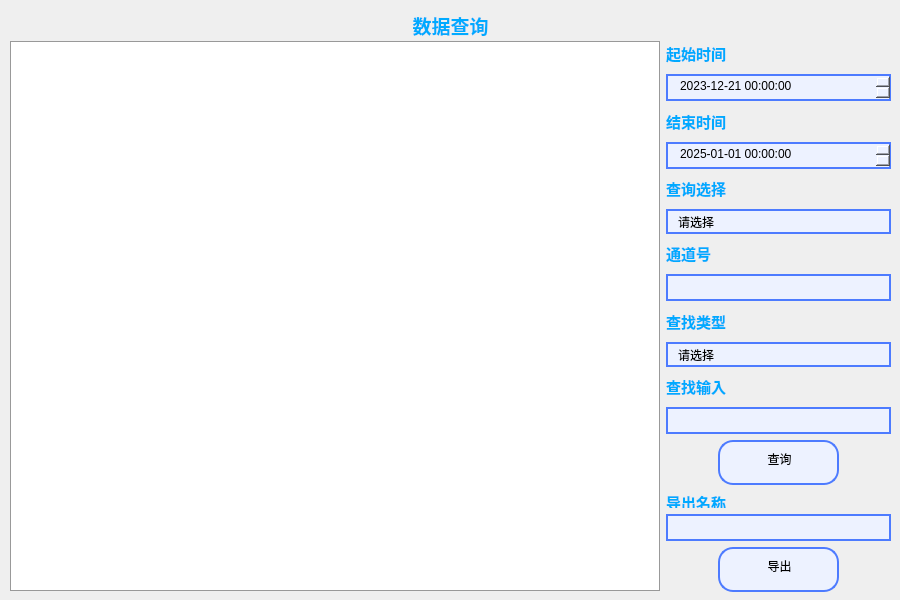
<?xml version="1.0" encoding="UTF-8"?>
<ui version="4.0">
 <class>query</class>
 <widget class="QWidget" name="query">
  <property name="geometry">
   <rect>
    <x>0</x>
    <y>0</y>
    <width>900</width>
    <height>600</height>
   </rect>
  </property>
  <property name="minimumSize">
   <size>
    <width>900</width>
    <height>600</height>
   </size>
  </property>
  <property name="maximumSize">
   <size>
    <width>900</width>
    <height>600</height>
   </size>
  </property>
  <property name="windowTitle">
   <string>数据查询</string>
  </property>
  <widget class="QLabel" name="Tietlel">
   <property name="geometry">
    <rect>
     <x>360</x>
     <y>10</y>
     <width>181</width>
     <height>31</height>
    </rect>
   </property>
   <property name="minimumSize">
    <size>
     <width>181</width>
     <height>31</height>
    </size>
   </property>
   <property name="maximumSize">
    <size>
     <width>181</width>
     <height>31</height>
    </size>
   </property>
   <property name="text">
    <string>&lt;html&gt;&lt;head/&gt;&lt;body&gt;&lt;p align=&quot;center&quot;&gt;&lt;span style=&quot; font-size:14pt; font-weight:700; color:#00aaff;&quot;&gt;数据查询&lt;/span&gt;&lt;/p&gt;&lt;/body&gt;&lt;/html&gt;</string>
   </property>
  </widget>
  <widget class="QWidget" name="gridLayoutWidget">
   <property name="geometry">
    <rect>
     <x>10</x>
     <y>40</y>
     <width>881</width>
     <height>552</height>
    </rect>
   </property>
   <layout class="QGridLayout" name="gridLayout">
    <item row="6" column="1">
     <widget class="QLabel" name="label">
      <property name="text">
       <string>&lt;html&gt;&lt;head/&gt;&lt;body&gt;&lt;p&gt;&lt;span style=&quot; font-size:11pt; font-weight:700; color:#00aaff;&quot;&gt;通道号&lt;/span&gt;&lt;/p&gt;&lt;/body&gt;&lt;/html&gt;</string>
      </property>
     </widget>
    </item>
    <item row="13" column="1">
     <widget class="QLabel" name="label_5">
      <property name="minimumSize">
       <size>
        <width>175</width>
        <height>17</height>
       </size>
      </property>
      <property name="maximumSize">
       <size>
        <width>175</width>
        <height>17</height>
       </size>
      </property>
      <property name="text">
       <string>&lt;html&gt;&lt;head/&gt;&lt;body&gt;&lt;p&gt;&lt;span style=&quot; font-size:11pt; font-weight:700; color:#00aaff;&quot;&gt;导出名称&lt;/span&gt;&lt;/p&gt;&lt;/body&gt;&lt;/html&gt;</string>
      </property>
     </widget>
    </item>
    <item row="10" column="1">
     <widget class="QLabel" name="change_label">
      <property name="text">
       <string>&lt;html&gt;&lt;head/&gt;&lt;body&gt;&lt;p&gt;&lt;span style=&quot; font-size:11pt; font-weight:700; color:#00aaff;&quot;&gt;查找输入&lt;/span&gt;&lt;/p&gt;&lt;/body&gt;&lt;/html&gt;</string>
      </property>
     </widget>
    </item>
    <item row="4" column="1">
     <widget class="QLabel" name="label_3">
      <property name="text">
       <string>&lt;html&gt;&lt;head/&gt;&lt;body&gt;&lt;p&gt;&lt;span style=&quot; font-size:11pt; font-weight:700; color:#00aaff;&quot;&gt;查询选择&lt;/span&gt;&lt;/p&gt;&lt;/body&gt;&lt;/html&gt;</string>
      </property>
     </widget>
    </item>
    <item row="9" column="1">
     <widget class="QComboBox" name="comboBox_2">
      <property name="minimumSize">
       <size>
        <width>115</width>
        <height>25</height>
       </size>
      </property>
      <property name="styleSheet">
       <string notr="true">QComboBox {
    border: 2px solid #f3f3f3;/*设置线宽*/
	background-color: rgb(237, 242, 255);/*背景颜色*/
    border-radius: 15px;/*圆角*/
    padding: 1px 2px 1px 2px;  /*针对于组合框中的文本内容*/
	text-align:bottom;
    min-width: 9em;   /*# 组合框的最小宽度*/
    /*min-height: 5em;*/

	border-style:solid;/*边框为实线型*/
	border-width:2px;/*边框宽度*/
	border-color:rgb(77, 123, 255);/*边框颜色*/

	padding-left: 10px;/*左侧边距*/
}
/*QCombobox右侧按钮*/
QComboBox::drop-down {
    subcontrol-origin: padding;
    subcontrol-position: top right;/*放于右方顶部*/
    width: 50px;/*设置按钮范围宽度*/
 	/*border-radius: 15px;
    border-left-width: 1px;
    border-left-color: darkgray;
    border-left-style: solid;*/

    border-top-right-radius: 3px;/*设置边框圆角*/
    border-bottom-right-radius: 3px;
/*padding-right: 50px;*/
}
/*QCombobox右侧按钮的箭头图标*/
QComboBox::down-arrow {
	border-image: url(:/image/down_list.png);/*自定义图片填充*/
	width: 10px;/*设置该图标的宽高*/
	height: 10px;
}


/* 下拉后，整个下拉窗体样式 */
QComboBox QAbstractItemView {
    border: 2px solid #f3f3f3;/*边框宽度、线形、颜色*/
	background-color: rgba(237, 242, 255, 1);/*背景颜色*/
    border-radius: 15px;/*圆角*/
    padding: 1px 2px 1px 2px;  /*针对于组合框中的文本内容*/
    min-width: 9em;   /*# 组合框的最小宽度*/
}

/* 下拉后，整个下拉窗体每项的样式 */
QComboBox QAbstractItemView::item {
	border-radius: 15px;/*圆角*/
    height: 30px;   /* 项的高度（设置pComboBox-&gt;setView(new QListView());后，该项才起作用） */
	background-color: rgb(237, 242, 255);

}

/*以下部分不知为何不生效，有待调试*/
/* 下拉后，整个下拉窗体越过每项的样式 */
QComboBox QAbstractItemView::item:hover {
    color: #FFFFF0;
       /* 整个下拉窗体越过每项的背景色 */
	background-color: rgb(98, 0, 255);
}

/* 下拉后，整个下拉窗体被选择的每项的样式 */
QComboBox QAbstractItemView::item:selected {
    color: #FFFFF0;
	background-color: rgb(0, 85, 200);
}</string>
      </property>
      <item>
       <property name="text">
        <string>请选择</string>
       </property>
      </item>
      <item>
       <property name="text">
        <string>按照传感器类型查询</string>
       </property>
      </item>
      <item>
       <property name="text">
        <string>按照 ID 查询</string>
       </property>
      </item>
     </widget>
    </item>
    <item row="11" column="1">
     <widget class="QLineEdit" name="InputEdit">
      <property name="minimumSize">
       <size>
        <width>121</width>
        <height>25</height>
       </size>
      </property>
      <property name="styleSheet">
       <string notr="true">QLineEdit {
    border: 2px solid #f3f3f3;/*设置线宽*/
	background-color: rgb(237, 242, 255);/*背景颜色*/
    border-radius: 15px;/*圆角*/
    padding: 2px 8px 5px 2px;  /*针对于组合框中的文本内容*/
	text-align:bottom;
    min-width: 9em;   /*# 组合框的最小宽度*/
    /*min-height: 5em;*/

	border-style:solid;/*边框为实线型*/
	border-width:2px;/*边框宽度*/
	border-color:rgb(77, 123, 255);/*边框颜色*/

	padding-left: 10px;/*左侧边距*/
}</string>
      </property>
     </widget>
    </item>
    <item row="1" column="1">
     <widget class="QDateTimeEdit" name="BeginTimeEdit">
      <property name="minimumSize">
       <size>
        <width>121</width>
        <height>25</height>
       </size>
      </property>
      <property name="styleSheet">
       <string notr="true">QDateTimeEdit {
    border: 2px solid #f3f3f3;/*设置线宽*/
	background-color: rgb(237, 242, 255);/*背景颜色*/
    border-radius: 15px;/*圆角*/
    padding: 2px 8px 5px 2px;  /*针对于组合框中的文本内容*/
	text-align:bottom;
    min-width: 9em;   /*# 组合框的最小宽度*/
    /*min-height: 5em;*/

	border-style:solid;/*边框为实线型*/
	border-width:2px;/*边框宽度*/
	border-color:rgb(77, 123, 255);/*边框颜色*/

	padding-left: 10px;/*左侧边距*/
}</string>
      </property>
      <property name="dateTime">
       <datetime>
        <hour>0</hour>
        <minute>0</minute>
        <second>0</second>
        <year>2023</year>
        <month>12</month>
        <day>21</day>
       </datetime>
      </property>
      <property name="date">
       <date>
        <year>2023</year>
        <month>12</month>
        <day>21</day>
       </date>
      </property>
      <property name="displayFormat">
       <string>yyyy-MM-dd HH:mm:ss</string>
      </property>
     </widget>
    </item>
    <item row="14" column="1">
     <widget class="QLineEdit" name="SaveNamelineEdit">
      <property name="minimumSize">
       <size>
        <width>121</width>
        <height>25</height>
       </size>
      </property>
      <property name="styleSheet">
       <string notr="true">QLineEdit {
    border: 2px solid #f3f3f3;/*设置线宽*/
	background-color: rgb(237, 242, 255);/*背景颜色*/
    border-radius: 15px;/*圆角*/
    padding: 2px 8px 5px 2px;  /*针对于组合框中的文本内容*/
	text-align:bottom;
    min-width: 9em;   /*# 组合框的最小宽度*/
    /*min-height: 5em;*/

	border-style:solid;/*边框为实线型*/
	border-width:2px;/*边框宽度*/
	border-color:rgb(77, 123, 255);/*边框颜色*/

	padding-left: 10px;/*左侧边距*/
}</string>
      </property>
     </widget>
    </item>
    <item row="7" column="1">
     <widget class="QLineEdit" name="TD_lineEdit">
      <property name="minimumSize">
       <size>
        <width>121</width>
        <height>25</height>
       </size>
      </property>
      <property name="styleSheet">
       <string notr="true">QLineEdit {
    border: 2px solid #f3f3f3;/*设置线宽*/
	background-color: rgb(237, 242, 255);/*背景颜色*/
    border-radius: 15px;/*圆角*/
    padding: 2px 8px 5px 2px;  /*针对于组合框中的文本内容*/
	text-align:bottom;
    min-width: 9em;   /*# 组合框的最小宽度*/
    /*min-height: 5em;*/

	border-style:solid;/*边框为实线型*/
	border-width:2px;/*边框宽度*/
	border-color:rgb(77, 123, 255);/*边框颜色*/

	padding-left: 10px;/*左侧边距*/
}</string>
      </property>
      <property name="text">
       <string/>
      </property>
     </widget>
    </item>
    <item row="12" column="1" alignment="Qt::AlignmentFlag::AlignHCenter">
     <widget class="QPushButton" name="QueryButton">
      <property name="minimumSize">
       <size>
        <width>121</width>
        <height>45</height>
       </size>
      </property>
      <property name="maximumSize">
       <size>
        <width>131</width>
        <height>45</height>
       </size>
      </property>
      <property name="styleSheet">
       <string notr="true">QPushButton {
    border: 2px solid #f3f3f3;/*设置线宽*/
	background-color: rgb(237, 242, 255);/*背景颜色*/
    border-radius: 15px;/*圆角*/
    padding: 2px 8px 15px 2px;  /*针对于组合框中的文本内容*/
	text-align:bottom;
    min-width: 9em;   /*# 组合框的最小宽度*/
    /*min-height: 5em;*/

	border-style:solid;/*边框为实线型*/
	border-width:2px;/*边框宽度*/
	border-color:rgb(77, 123, 255);/*边框颜色*/

	padding-left: 10px;/*左侧边距*/
}

QPushButton:hover
{
		color:#f3f3f3;
	background-color:rgb(102,178,255); /*改变背景色*/
	border-style:inset;/*改变边框风格*/
	padding-left:6px;
	padding-top:6px;
}</string>
      </property>
      <property name="text">
       <string>查询</string>
      </property>
     </widget>
    </item>
    <item row="8" column="1">
     <widget class="QLabel" name="label_4">
      <property name="text">
       <string>&lt;html&gt;&lt;head/&gt;&lt;body&gt;&lt;p&gt;&lt;span style=&quot; font-size:11pt; font-weight:700; color:#00aaff;&quot;&gt;查找类型&lt;/span&gt;&lt;/p&gt;&lt;/body&gt;&lt;/html&gt;</string>
      </property>
     </widget>
    </item>
    <item row="2" column="1">
     <widget class="QLabel" name="label_2">
      <property name="text">
       <string>&lt;html&gt;&lt;head/&gt;&lt;body&gt;&lt;p&gt;&lt;span style=&quot; font-size:11pt; font-weight:700; color:#00aaff;&quot;&gt;结束时间&lt;/span&gt;&lt;/p&gt;&lt;/body&gt;&lt;/html&gt;</string>
      </property>
     </widget>
    </item>
    <item row="5" column="1">
     <widget class="QComboBox" name="comboBox_1">
      <property name="minimumSize">
       <size>
        <width>115</width>
        <height>25</height>
       </size>
      </property>
      <property name="styleSheet">
       <string notr="true">QComboBox {
    border: 2px solid #f3f3f3;/*设置线宽*/
	background-color: rgb(237, 242, 255);/*背景颜色*/
    border-radius: 15px;/*圆角*/
    padding: 1px 2px 1px 2px;  /*针对于组合框中的文本内容*/
	text-align:bottom;
    min-width: 9em;   /*# 组合框的最小宽度*/
    /*min-height: 5em;*/

	border-style:solid;/*边框为实线型*/
	border-width:2px;/*边框宽度*/
	border-color:rgb(77, 123, 255);/*边框颜色*/

	padding-left: 10px;/*左侧边距*/
}
/*QCombobox右侧按钮*/
QComboBox::drop-down {
    subcontrol-origin: padding;
    subcontrol-position: top right;/*放于右方顶部*/
    width: 50px;/*设置按钮范围宽度*/
 	/*border-radius: 15px;
    border-left-width: 1px;
    border-left-color: darkgray;
    border-left-style: solid;*/

    border-top-right-radius: 3px;/*设置边框圆角*/
    border-bottom-right-radius: 3px;
/*padding-right: 50px;*/
}
/*QCombobox右侧按钮的箭头图标*/
QComboBox::down-arrow {
	border-image: url(:/image/down_list.png);/*自定义图片填充*/
	width: 10px;/*设置该图标的宽高*/
	height: 10px;
}


/* 下拉后，整个下拉窗体样式 */
QComboBox QAbstractItemView {
    border: 2px solid #f3f3f3;/*边框宽度、线形、颜色*/
	background-color: rgba(237, 242, 255, 1);/*背景颜色*/
    border-radius: 15px;/*圆角*/
    padding: 1px 2px 1px 2px;  /*针对于组合框中的文本内容*/
    min-width: 9em;   /*# 组合框的最小宽度*/
}

/* 下拉后，整个下拉窗体每项的样式 */
QComboBox QAbstractItemView::item {
	border-radius: 15px;/*圆角*/
    height: 30px;   /* 项的高度（设置pComboBox-&gt;setView(new QListView());后，该项才起作用） */
	background-color: rgb(237, 242, 255);

}

/*以下部分不知为何不生效，有待调试*/
/* 下拉后，整个下拉窗体越过每项的样式 */
QComboBox QAbstractItemView::item:hover {
    color: #FFFFF0;
       /* 整个下拉窗体越过每项的背景色 */
	background-color: rgb(98, 0, 255);
}

/* 下拉后，整个下拉窗体被选择的每项的样式 */
QComboBox QAbstractItemView::item:selected {
    color: #FFFFF0;
	background-color: rgb(0, 85, 200);
}</string>
      </property>
      <item>
       <property name="text">
        <string>请选择</string>
       </property>
      </item>
      <item>
       <property name="text">
        <string>波长查询</string>
       </property>
      </item>
      <item>
       <property name="text">
        <string>物理量查询</string>
       </property>
      </item>
     </widget>
    </item>
    <item row="15" column="1" alignment="Qt::AlignmentFlag::AlignHCenter">
     <widget class="QPushButton" name="SaveButton">
      <property name="minimumSize">
       <size>
        <width>121</width>
        <height>45</height>
       </size>
      </property>
      <property name="maximumSize">
       <size>
        <width>131</width>
        <height>45</height>
       </size>
      </property>
      <property name="styleSheet">
       <string notr="true">QPushButton {
    border: 2px solid #f3f3f3;/*设置线宽*/
	background-color: rgb(237, 242, 255);/*背景颜色*/
    border-radius: 15px;/*圆角*/
    padding: 2px 8px 15px 2px;  /*针对于组合框中的文本内容*/
	text-align:bottom;
    min-width: 9em;   /*# 组合框的最小宽度*/
    /*min-height: 5em;*/

	border-style:solid;/*边框为实线型*/
	border-width:2px;/*边框宽度*/
	border-color:rgb(77, 123, 255);/*边框颜色*/

	padding-left: 10px;/*左侧边距*/
}

QPushButton:hover
{
		color:#f3f3f3;
	background-color:rgb(102,178,255); /*改变背景色*/
	border-style:inset;/*改变边框风格*/
	padding-left:6px;
	padding-top:6px;
}</string>
      </property>
      <property name="text">
       <string>导出</string>
      </property>
     </widget>
    </item>
    <item row="0" column="0" rowspan="16">
     <widget class="QTableView" name="tableView">
      <property name="minimumSize">
       <size>
        <width>650</width>
        <height>550</height>
       </size>
      </property>
      <property name="maximumSize">
       <size>
        <width>650</width>
        <height>550</height>
       </size>
      </property>
      <property name="styleSheet">
       <string notr="true">QTableView {
    background-color: #ffffff;
    gridline-color: #d0d0d0;
    border: 1px solid #999999;
    selection-background-color: #66aaff;
    selection-color: white;
    alternate-background-color: #f0f0f5;
}

QTableView::item {
    padding: 5px;
    font-size: 12px;
    color: #333333;
}

QTableView::item:selected {
    background-color: #66aaff;
    color: white;
}

QTableView::horizontalHeader {
    background-color: #e0e0e0;
    border-bottom: 1px solid #999999;
}

QTableView::horizontalHeader::section {
    padding: 5px;
    font-weight: bold;
    border-right: 1px solid #d0d0d0;
}

QTableView::verticalHeader {
    background-color: #e0e0e0;
    border-right: 1px solid #999999;
}

QTableView::verticalHeader::section {
    padding: 5px;
    font-weight: bold;
    border-bottom: 1px solid #d0d0d0;
}</string>
      </property>
     </widget>
    </item>
    <item row="3" column="1">
     <widget class="QDateTimeEdit" name="EndTimeEdit">
      <property name="minimumSize">
       <size>
        <width>121</width>
        <height>25</height>
       </size>
      </property>
      <property name="styleSheet">
       <string notr="true">QDateTimeEdit {
    border: 2px solid #f3f3f3;/*设置线宽*/
	background-color: rgb(237, 242, 255);/*背景颜色*/
    border-radius: 15px;/*圆角*/
    padding: 2px 8px 5px 2px;  /*针对于组合框中的文本内容*/
	text-align:bottom;
    min-width: 9em;   /*# 组合框的最小宽度*/
    /*min-height: 5em;*/

	border-style:solid;/*边框为实线型*/
	border-width:2px;/*边框宽度*/
	border-color:rgb(77, 123, 255);/*边框颜色*/

	padding-left: 10px;/*左侧边距*/
}</string>
      </property>
      <property name="date">
       <date>
        <year>2025</year>
        <month>1</month>
        <day>1</day>
       </date>
      </property>
      <property name="displayFormat">
       <string>yyyy-MM-dd HH:mm:ss</string>
      </property>
     </widget>
    </item>
    <item row="0" column="1">
     <widget class="QLabel" name="label_1">
      <property name="text">
       <string>&lt;html&gt;&lt;head/&gt;&lt;body&gt;&lt;p&gt;&lt;span style=&quot; font-size:11pt; font-weight:700; color:#00aaff;&quot;&gt;起始时间&lt;/span&gt;&lt;/p&gt;&lt;/body&gt;&lt;/html&gt;</string>
      </property>
     </widget>
    </item>
   </layout>
  </widget>
  <widget class="QLabel" name="bg_label">
   <property name="geometry">
    <rect>
     <x>0</x>
     <y>0</y>
     <width>901</width>
     <height>601</height>
    </rect>
   </property>
   <property name="minimumSize">
    <size>
     <width>901</width>
     <height>601</height>
    </size>
   </property>
   <property name="maximumSize">
    <size>
     <width>901</width>
     <height>601</height>
    </size>
   </property>
   <property name="text">
    <string/>
   </property>
   <property name="scaledContents">
    <bool>true</bool>
   </property>
  </widget>
  <zorder>bg_label</zorder>
  <zorder>Tietlel</zorder>
  <zorder>gridLayoutWidget</zorder>
 </widget>
 <resources/>
 <connections/>
</ui>
